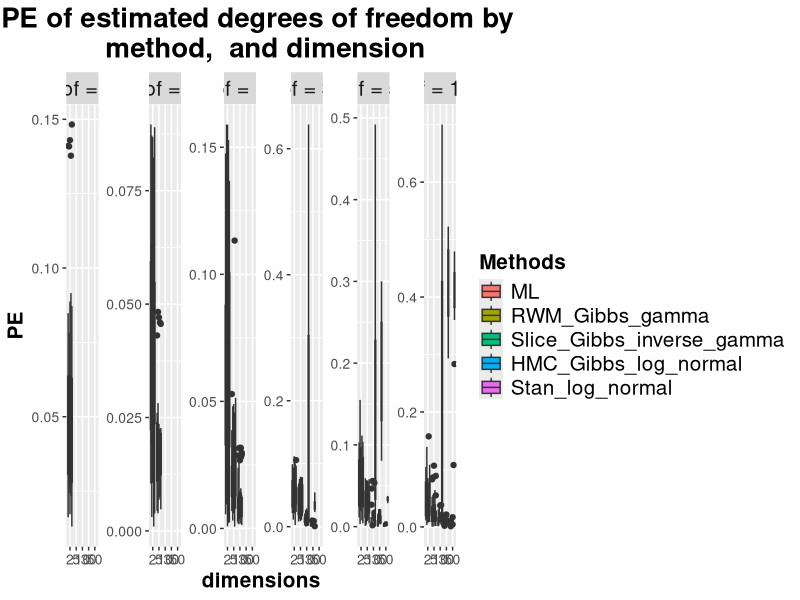
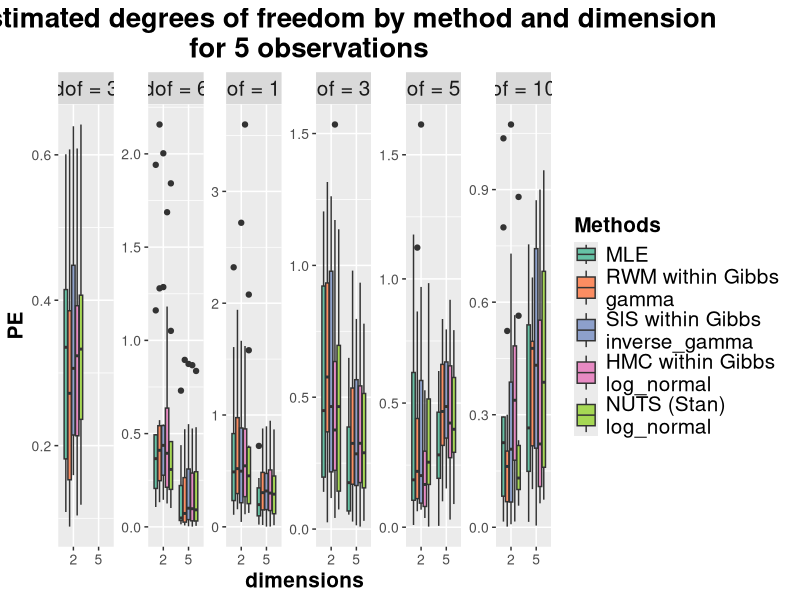
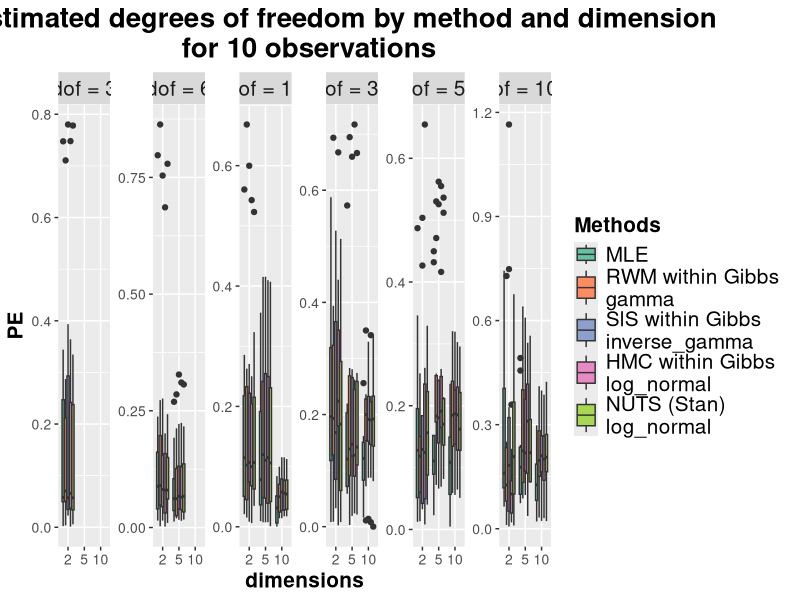
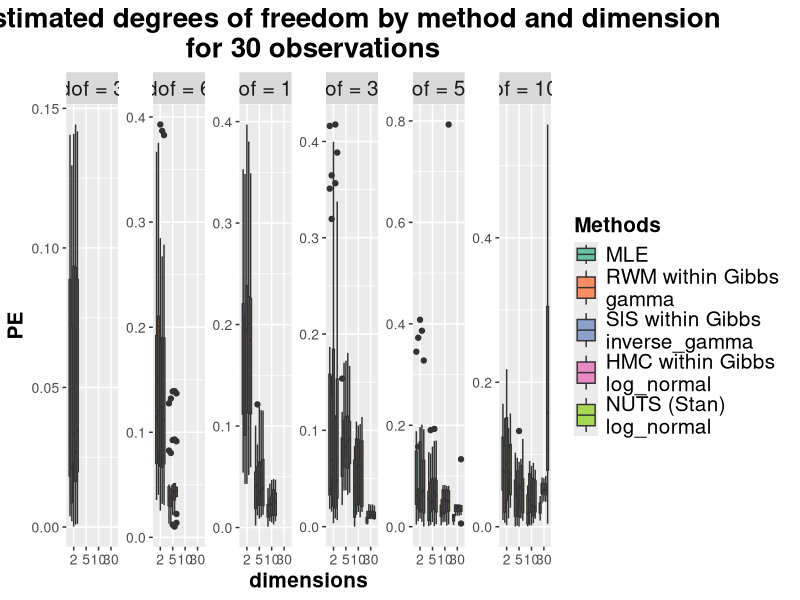
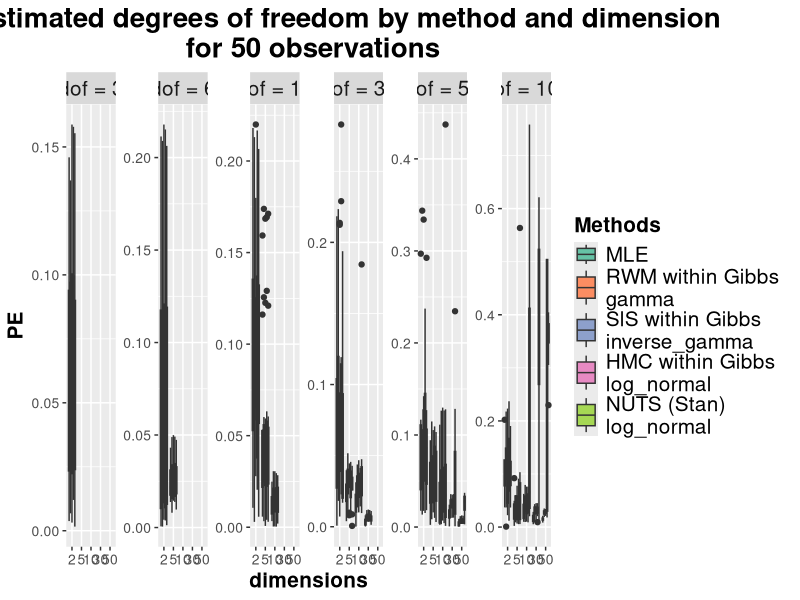
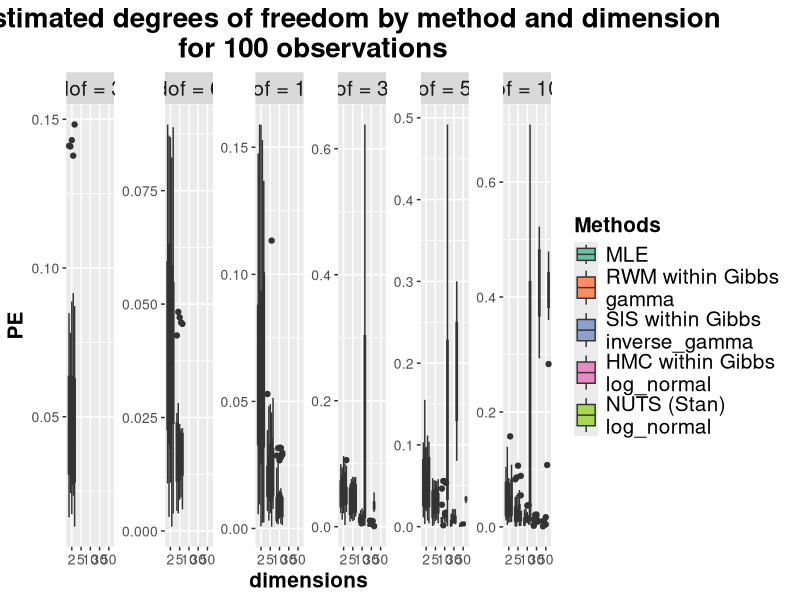

R code for these plots, in order:
library(readxl)
library(dplyr)
library(ggplot2)
library(reshape2)
library(stringr)
library(writexl)

ser<- as.data.frame(read_excel("experimental_results/simulated_experiments_results_time_low.xlsx"))

ser$iter <- 2*ser$iter-2

#ser = ser[ser$d<30,]

ser = ser[!duplicated(ser), ]

cases = ser[,c('obs','d','dof')]

ser$dof = paste0('dof = ',ser$dof)

as.data.frame(ser %>% group_by(method, prior) %>%summarise(across(where(is.numeric), ~ mean(.x, na.rm = TRUE))))



counts_rep = as.data.frame(ser %>% group_by(method, prior) %>%summarise(mean(iter)))
counts_rep

ser = ser[complete.cases(ser$PE_dof), ]

ser['PE_ALL'] = ser$PE_dof + ser$PE_V

##################################################################
#####Tables in the paper####

ser_df_method_prior_grouped <- as.data.frame(ser[,c(4:ncol(ser))] %>% 
                                               group_by(method, prior) %>% 
                                               summarise(across(.cols = is.numeric, .fns = list(Mean = mean, SD = sd), 
                                                                na.rm = TRUE, .names = "{col}_{fn}")))

ser_df_method_prior_grouped$method <- factor(ser_df_method_prior_grouped$method, 
                                             levels = c("Newton_Raphson","MwG_RwM","MwG_Slice","MwG_HMC","stan_all_model"))


ser_df_method_prior_grouped$prior <- factor(ser_df_method_prior_grouped$prior, 
                                            levels = c("uniform","exponential","gamma","inverse_gamma","log_normal"))

sorted_df_report <- ser_df_method_prior_grouped[
  order( ser_df_method_prior_grouped[,1], ser_df_method_prior_grouped[,2] ),
  c("method","prior","iter_Mean","iter_SD","PE_dof_Mean","PE_dof_SD","PE_V_Mean","PE_V_SD", 
    "PE_ALL_Mean", "PE_ALL_SD","ESS_Mean","ESS_SD","MCSE_Mean","MCSE_SD","Geweke_Mean","Geweke_SD")]

sorted_df_report

sorted_df_report = data.frame(lapply(sorted_df_report, function(y) if(is.numeric(y)) round(y, 3) else y)) 
write_xlsx(sorted_df_report,"experimental_results/sorted_df_report_time_high_dim.xlsx")

sorted_df_report[order(sorted_df_report$Geweke_SD),]





##################################################################
#####plot####

ser_low <- as.data.frame(read_excel("experimental_results/simulated_experiments_results_time_low.xlsx"))
ser_high <- as.data.frame(read_excel("experimental_results/simulated_experiments_results_time_high.xlsx"))

ser_all = rbind(ser_low,ser_high)

ser_all$dof = paste0('dof = ',ser_all$dof)


plot_ser_df <- ser_all[,c(1:5,7)]
#plot_ser_df <-as.data.frame(ser %>% group_by(obs,d,dof,method, prior) %>%summarise_all(mean))[,c(1:5,7)]

plot_ser_df['method_prior'] = paste0(plot_ser_df$method,'_',plot_ser_df$prior)

plot_ser_df = plot_ser_df[plot_ser_df$method_prior %in% c('MwG_HMC_log_normal',
                                                          'MwG_RwM_gamma',
                                                          'MwG_Slice_inverse_gamma',
                                                          'Newton_Raphson_NA',
                                                          'stan_all_model_log_normal'),]


plot_ser_df$obs <- factor(plot_ser_df$obs, 
                          levels = c(5,10,30,50,100))

plot_ser_df$d <- factor(plot_ser_df$d, 
                        levels = c(2,5,10,30,50))

plot_ser_df$dof <- factor(plot_ser_df$dof, 
                          levels = c('dof = 3','dof = 6','dof = 11','dof = 31','dof = 51','dof = 101'))

plot_ser_df$method_prior <- factor(plot_ser_df$method_prior, 
                                   levels = c("Newton_Raphson_NA",
                                              "MwG_RwM_gamma",
                                              "MwG_Slice_inverse_gamma",
                                              "MwG_HMC_log_normal",
                                              "stan_all_model_log_normal"))

levels(plot_ser_df$method_prior) <- c('ML', 'RWM_Gibbs_gamma',
                                      'Slice_Gibbs_inverse_gamma',
                                      'HMC_Gibbs_log_normal',
                                      "Stan_log_normal")




plot_title = paste0("PE of estimated degrees of freedom by \n method,  and dimension")

plot_dof = ggplot(plot_ser_df[plot_ser_df$obs==100,],
                  aes(x = d, y = PE_dof, fill = method_prior)) +
  geom_boxplot() +
  facet_wrap(~ dof, scales = "free_y", ncol = 6)+
  scale_y_continuous(name = "PE") +
  scale_x_discrete(labels = abbreviate, name = "dimensions")+
  labs(title=plot_title) + 
  theme(legend.spacing.y = unit(0.5, 'cm'),
        plot.title = element_text(face = "bold",size = 20,hjust = 0.5),
        strip.text = element_text(size = 15),
        axis.title=element_text(size=15,face="bold"),
        axis.text = element_text(size = 10),
        legend.text = element_text(size=15),
        legend.title = element_text(size=15,face="bold"))  +
  ## important additional element
  guides(fill = guide_legend(byrow = TRUE,title="Methods"))
#scale_fill_brewer(palette="Set2",labels=c('Bisction', 'Newton-Raphson', 'Root \nSimulated Annealing',
#                                          'Likelihood \nSimulated Annealing','Metropolis-within-Gibbs'))

plot_dof
#plot_name = paste0("plots/dof_boxplot.jpg")

#jpeg(plot_name,width=3920, height=2000, res=300)
#print(plot_dof)
#dev.off()



for (obs_i in unique(plot_ser_df$obs)){
  
  plot_ser_df_obs = plot_ser_df[plot_ser_df$obs==obs_i,]
  
  plot_title = paste0("PE of estimated degrees of freedom by method and dimension\n for ",obs_i," observations")
  
  plot_dof = ggplot(plot_ser_df_obs,
                    aes(x = d, y = PE_dof, fill = method_prior)) +
    geom_boxplot() +
    facet_wrap(~ dof, scales = "free_y", ncol = 6)+
    scale_y_continuous(name = "PE") +
    scale_x_discrete(labels = abbreviate, name = "dimensions")+
    labs(title=plot_title) + 
    theme(legend.spacing.y = unit(0.5, 'cm'),
          plot.title = element_text(face = "bold",size = 20,hjust = 0.5),
          strip.text = element_text(size = 15),
          axis.title=element_text(size=15,face="bold"),
          axis.text = element_text(size = 10),
          legend.text = element_text(size=15),
          legend.title = element_text(size=15,face="bold"))  +
    guides(fill = guide_legend(byrow = TRUE,title="Methods"))+
    scale_fill_brewer(palette="Set2",labels=c('MLE', 'RWM within Gibbs \ngamma', 'SlS within Gibbs \ninverse_gamma',
                                              'HMC within Gibbs \nlog_normal','NUTS (Stan)\nlog_normal'))
  
  
  
  plot_name = paste0("plots/time_dof_boxplot_",obs_i,".jpg")
  
  jpeg(plot_name,width=3920, height=2000, res=300)
  print(plot_dof)
  dev.off()
  
}
